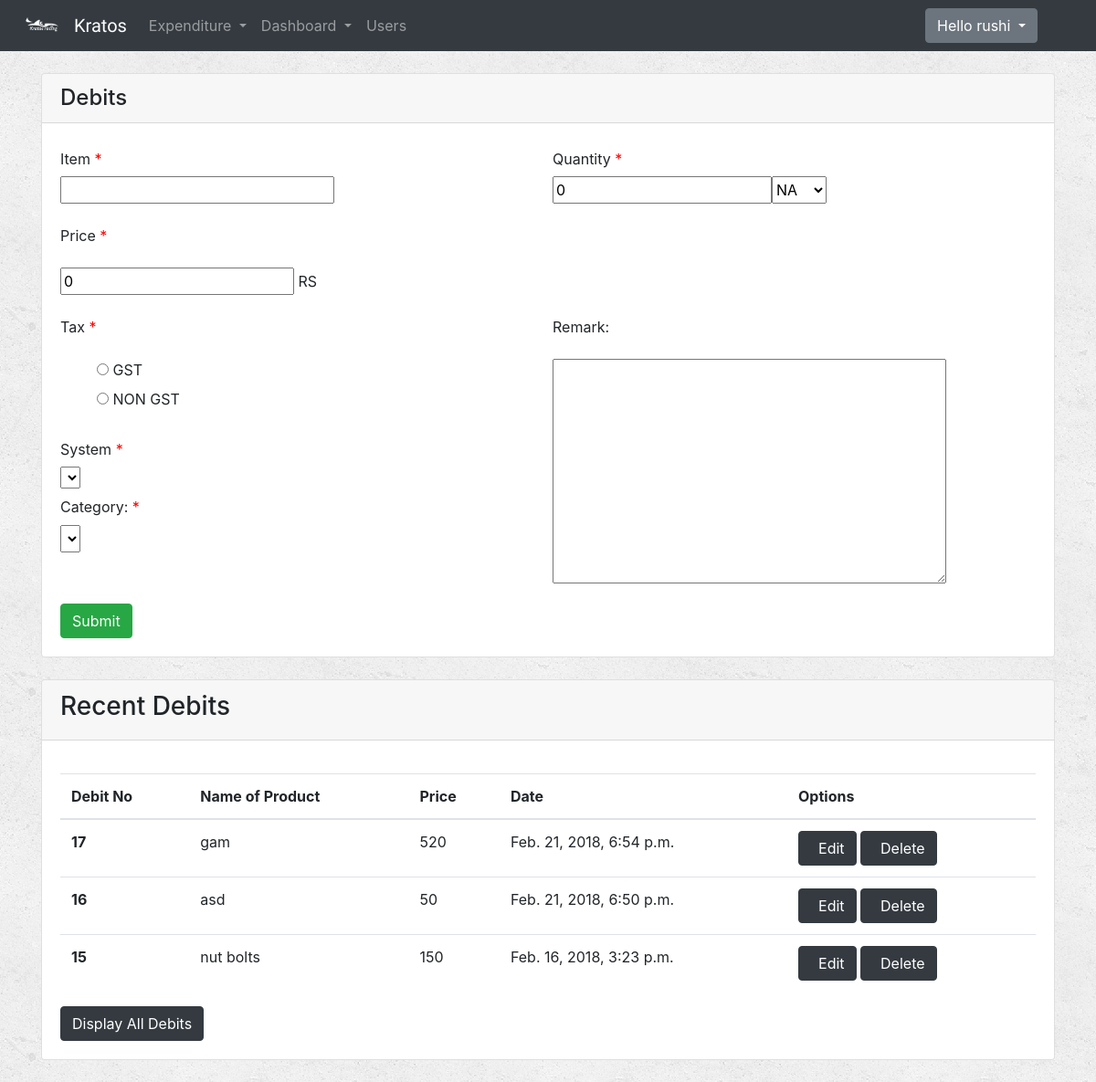
The page /debits/ (signed in) on the database as committed earlier.
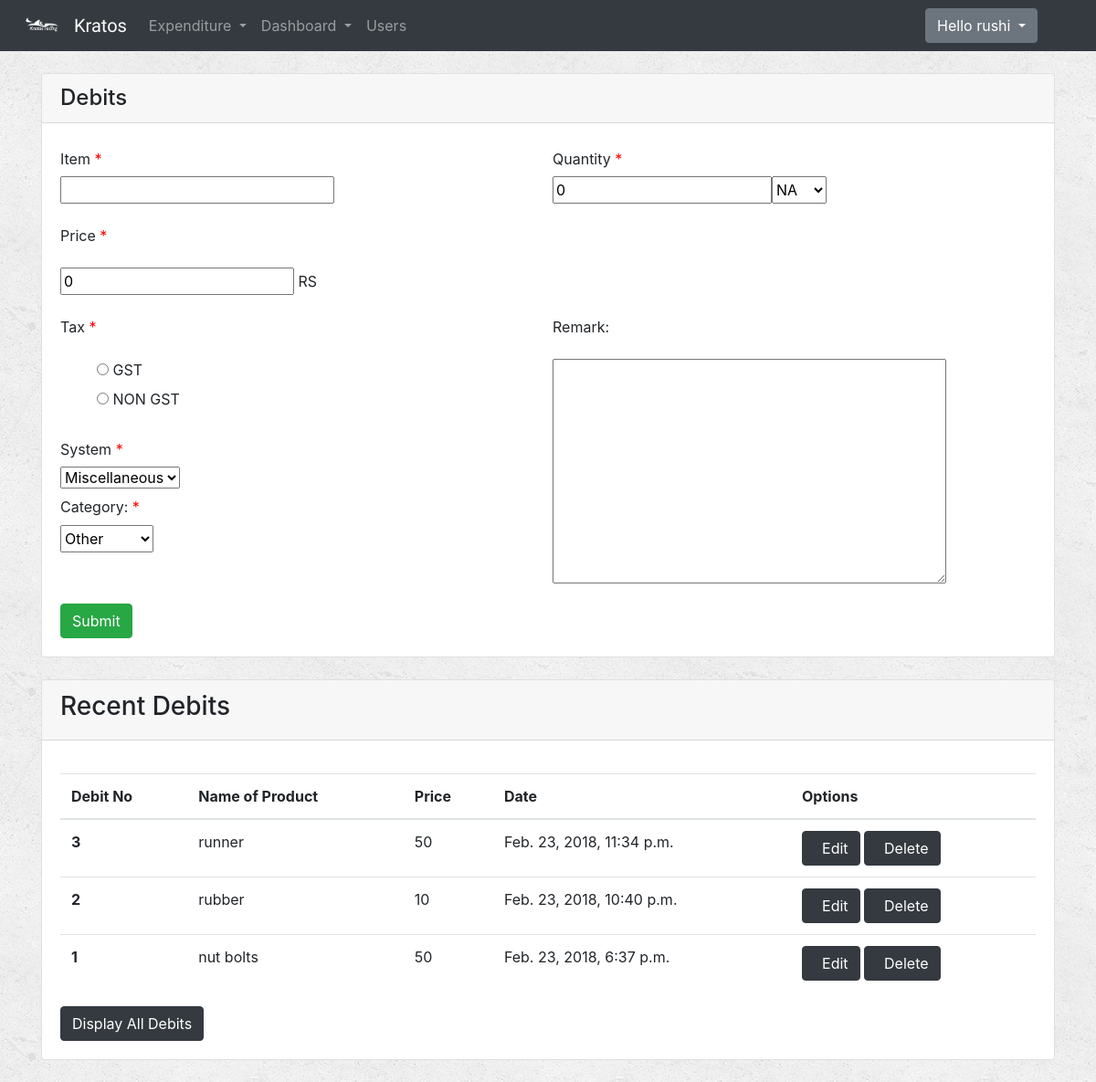
The same page on the database as committed later.
### Expenditure/models.py (models this page shows)
class Debits(models.Model):
    product_name=models.CharField(max_length=250)
    quantity=models.IntegerField(default=0)
    unit=models.CharField(max_length=10,choices=QUANT_CHOICES,default='NA')  #NA -> Not Applied
    price=models.IntegerField(default=0)
    tax=models.BooleanField()       #1-GST 0-Not GST
    system=models.ForeignKey(System,default=1)
    remarks=models.TextField(blank=True)
    category=models.ForeignKey(Category,default=1)
    user=models.ForeignKey(User, default=1)
    date_time=models.DateTimeField(default=datetime.now, blank=True)

### Expenditure/views.py (the view, shortened to what this page needs)
# urls.py: url(r'^debits/$', views.debits,name='debits'),
def debits(request):
    if request.user.is_authenticated():
        form = DebitsForm(request.POST or None)
        debits_object = Debits.objects.order_by('-date_time')[:10]
        context = {
            "form": form,
            "debits": debits_object,
        }
        return render(request, 'Expenditure/debit_form.html', context)
    else:
        return render(request, 'Expenditure/login.html')

### Expenditure/forms.py
class DebitsForm(forms.ModelForm):
    CHOICES = [(True, 'GST'),
               (False, 'NON GST')]
    tax = forms.ChoiceField(choices=CHOICES, widget=forms.RadioSelect())
    class Meta:
        model = Debits
        fields = ['product_name','quantity','unit','price','tax','system','remarks','category']

### Expenditure/models.py (called while the page is built)
    def __str__(self):
        return self.category_name

    def __str__(self):
        return self.system_name

### Expenditure/templates/Expenditure/debit_form.html (shortened to what this page needs)
{% extends 'Expenditure/base.html' %}
{% block body %}
{% load staticfiles %}
<div class="container">
    <div class="card mt-4">
        <h4 class="card-header">Debits</h4>
        <div class="card-body">
            <form class="form-horizontal" role="form" action="" method="post" enctype="multipart/form-data">
                <div class="form-row">
                    <div class="form-group col-md-6">
                        <label  class="col-form-label">Item<span id="required"> * </span></label>
                        <div class="input-group">
                            <div class="ui-widget">
                        {{form.product_name}}
                            </div>
                        </div>
                    </div>
                    <div class="form-group col-md-6">
                        <label  class="col-form-label">Quantity<span id="required"> * </span></label>
                        <div class="input-group">
                            {{form.quantity}}
                            <div class="dropdown">
                                {{form.unit}}
                            </div>
                        </div>
                    </div>
                </div>
                <div class="form-row">
                    <div class="form-group col-md-6">
                        <label  class="col-form-label">Price<span id="required"> * </span></label>
                        {{form.price}} RS
                    </div>
                </div>
                <div class="form-row">
                    <div class="form-group col-md-6 ">
                        <div>
                            <label  class="col-form-label">Tax<span id="required"> * </span></label><br>
                            {{form.tax}}
                        </div>
                        <div>
                            <label  class="col-form-label">System<span id="required"> * </span></label><br>
                            {{form.system}}
                        </div>
                        <div class="mt-2">
                            <label>Category:<span id="required"> * </span></label>
                            <div class="dropdown">
                                {{form.category}}
                            </div>
                        </div>
                    </div>
                    <div class="form-group col-md-6">
                        <label  class="col-form-label">Remark:</label>
                        {{form.remarks}}
                    </div>
                </div>
                <button type="submit" class="btn btn-success " >Submit</button>
            </form>
        </div>
    </div>
    <br>
    <div class="card">
        <div class="card-header">
            <h3>Recent Debits</h3>
        </div>
        <div class="card-body">
            <p class="card-text">
            <table class="table">
            <thead class="thead-inverse">
            <tr>
                <th>Debit No</th>
                <th>Name of Product</th>
                <th>Price</th>
                <th>Date</th>
                <th>Options</th>
            </tr>
            </thead>
            <tbody>
            {% for debit in debits%}
            <tr>
                <th scope="row">{{debit.id}}</th>
                <td>{{debit.product_name}}</td>
                <td>{{debit.price}}</td>
                <td>{{debit.date_time}}</td>
                <td>
                    <a href="{% url 'Expenditure:edit_debit' debit.id %}">
                        <button type="button" class="btn btn-dark">
                            &nbsp; Edit
                        </button>
                    </a>
                    <a href="{% url 'Expenditure:delete_debit' debit.id %}">
                        <button type="button" class="btn btn-dark">
                            &nbsp; Delete
                        </button>
                    </a>
                </td>
            </tr>
            {% endfor %}
            </tbody>
        </table>
    </p>
            <button type="button" class="btn btn-dark center">Display All Debits</button>
        </div>
    </div>
    <br>
</div>
{% endblock %}

Rows that differ between the two databases and show on the page:
removed Debits: id "17", product_name "gam", price "520", date_time "Feb. 21, 2018, 6:54 p.m."
removed Debits: id "16", product_name "asd", price "50", date_time "Feb. 21, 2018, 6:50 p.m."
removed Debits: id "15", product_name "nut bolts", price "150", date_time "Feb. 16, 2018, 3:23 p.m."
added Debits: id "3", product_name "runner", price "50", date_time "Feb. 23, 2018, 11:34 p.m."
added Debits: id "2", product_name "rubber", price "10", date_time "Feb. 23, 2018, 10:40 p.m."
added Debits: id "1", product_name "nut bolts", price "50", date_time "Feb. 23, 2018, 6:37 p.m."
Other text that changed with them:
form field system: (not shown) → "Miscellaneous"
form field category: (not shown) → "Other"
